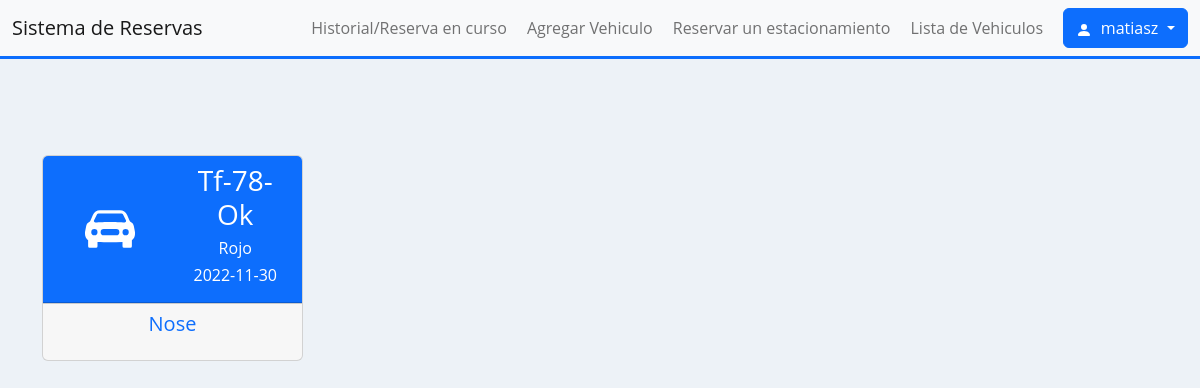
Screenshot of /user/listaUser/ (signed in) with the database file from the repository.
### Apps/loginApp/models.py (models this page shows, shortened)
class User(AbstractUser):
    rut = models.CharField(max_length=10, null=True, blank=True)
    telefono = models.IntegerField(null=True, blank=True)
    estado = models.BooleanField(null=True, blank=True)

class Vehiculo(models.Model):
    patente = models.CharField(max_length=8)
    modeloVehiculo = models.CharField(max_length=40)
    colorVehiculo = models.CharField(max_length=40)
    yearVehiculo = models.DateField(null=True)
    owner = models.ForeignKey(User, on_delete=models.CASCADE)

### Apps/sReservas/views.py (the view)
# urls.py: path('listaUser/', views.lista, name='lista'),
def lista(request):
    automovil = Vehiculo.objects.filter(owner=request.user)
    data = {'automovil':automovil}
    return render(request, 'lista.html', data)

### Apps/sReservas/templates/lista.html (shortened to what this page needs)
{% extends 'base.html' %}
{% block contenido %}
{% load humanize %}
<div class="container mt-5">
    <div class="row">
        {% for p in automovil %}
        <div class="col-md-3">
            <div class="card text-center mt-5">
                <div class="card-header bg-primary text-white">
                    <div class="row align-items-center">
                        <div class="col">
                        </div>
                        <div class="col">
                            <h3 class="display-8">{{ p.patente | title }}</h3>
                            <h6>{{ p.colorVehiculo | title }}</h6>
                            <h6>{{ p.yearVehiculo | title}}</h6>
                        </div>
                    </div>
                </div>
                <div class="card-footer">
                    <h5>
                        <p class="text-primary r">{{ p.modeloVehiculo | title }}</p>
                    </h5>
                </div>
            </div>
        </div>
        {% endfor %}
    </div>
</div>
{% endblock %}

### Apps/sReservas/templates/base.html (shortened to what this page needs)
<!DOCTYPE html>
<html lang="en">
<head>
    {% load static %}
    <link href="https://cdn.jsdelivr.net/npm/bootstrap@5.2.3/dist/css/bootstrap.min.css" rel="stylesheet">
    <link rel="stylesheet" href="{% static 'css/estilos.css' %}">
</head>
<body>
        <div class="bg-light">
            <nav class="navbar navbar-expand-md navbar-light bg-light border-3 border-bottom border-primary">
                <div class="container-fluid">
                    <a href="" class="navbar-brand">Sistema de Reservas</a>
                </div>
                <div id="MenuNavegacion" class="collapse navbar-collapse">
                    {%if user.is_authenticated %}
                    <ul class="navbar-nav ms-3">
                        <li class="nav-item">
                            <a class="nav-link text-nowrap" href="{% url 'soporte' %}">Historial/Reserva en curso</a>
                        </li>
                        <li class="nav-item">
                            <a class="nav-link text-nowrap" href="{% url 'agregar' %}">Agregar Vehiculo</a>
                        </li>
                        <li class="nav-item">
                            <a class="nav-link text-nowrap" href="{% url 'generarReserva' %}">Reservar un estacionamiento</a>
                        </li>
                        <li class="nav-item">
                            <a class="nav-link text-nowrap" href="{% url 'lista' %}">Lista de Vehiculos</a>
                        </li>
                        <button type="button" class="btn btn-primary dropdown-toggle" data-bs-toggle="dropdown" aria-expanded="false">
                            <svg xmlns="http://www.w3.org/2000/svg" width="16" height="16" fill="currentColor" class="bi bi-person-fill" viewBox="0 0 16 16">
                                <path d="M3 14s-1 0-1-1 1-4 6-4 6 3 6 4-1 1-1 1H3Zm5-6a3 3 0 1 0 0-6 3 3 0 0 0 0 6Z"/>
                              </svg>&nbsp;&nbsp;{{ user.username }}
                          </button>
                        {% else %}
                        <li class="nav-link text-nowrap">
                            <a class="nav-link text-nowrap" href="{% url 'login' %}">Iniciar sesion</a>
                        </li>
                        &nbsp;&nbsp;
                        {% endif %}
                    </ul>
                </div>
            </nav>
        </div>
     <div class="contenido" >
        {% block contenido %}
        {% endblock %}
     </div>
</body>
</html>

### Apps/sReservas/static/css/estilos.css (style rules this page uses)
* { margin:0; padding:0; }
body { background-color:#EDF2F7; font-family: 'Open Sans', sans-serif; }
nav { display: flex; justify-content: flex-end; align-items: center; height: 100%; }
nav a { color:white; text-decoration: none; }

### rows the page displays
User: username "matiasz"
Vehiculo: patente "Tf-78-Ok", colorVehiculo "Rojo", yearVehiculo "2022-11-30", modeloVehiculo "Nose"
